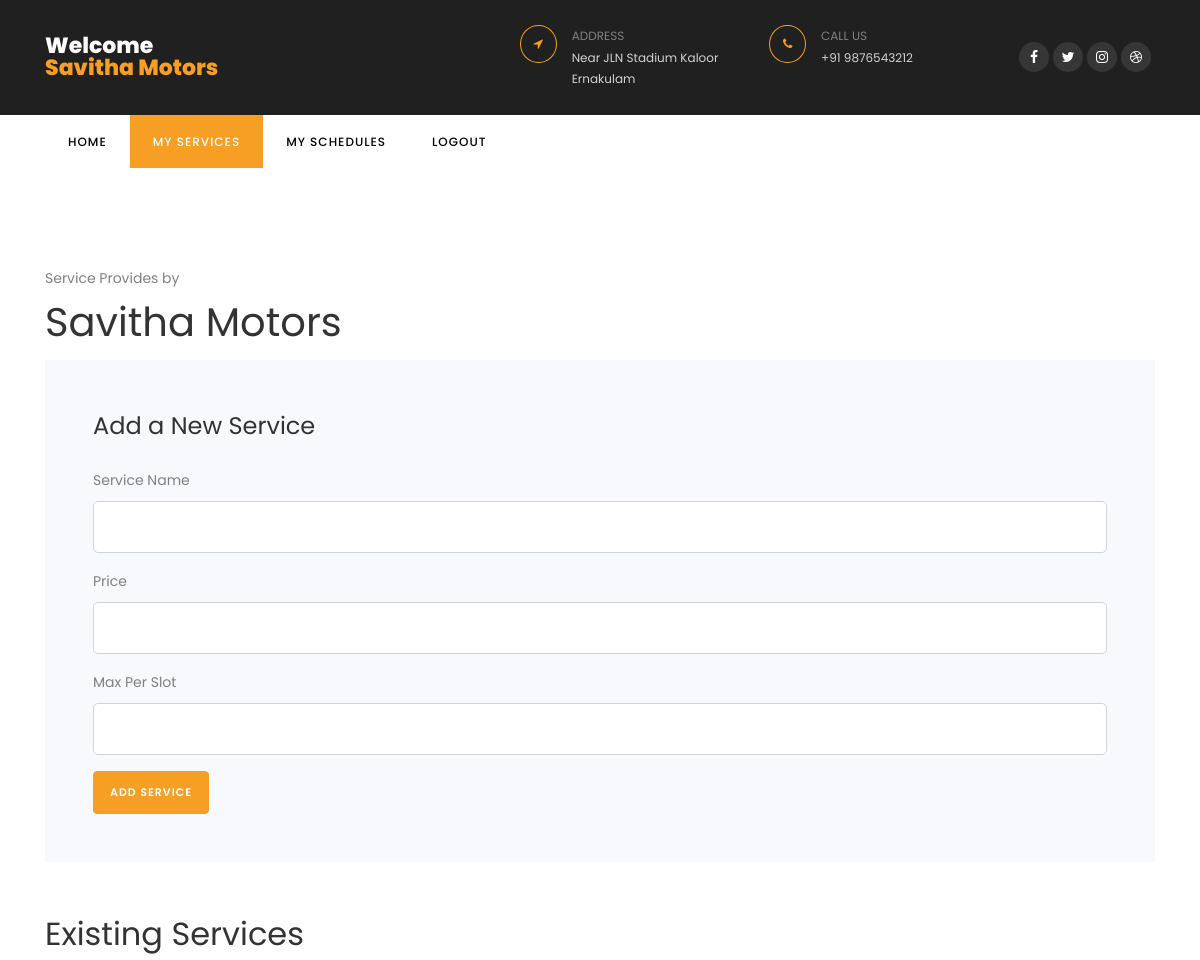
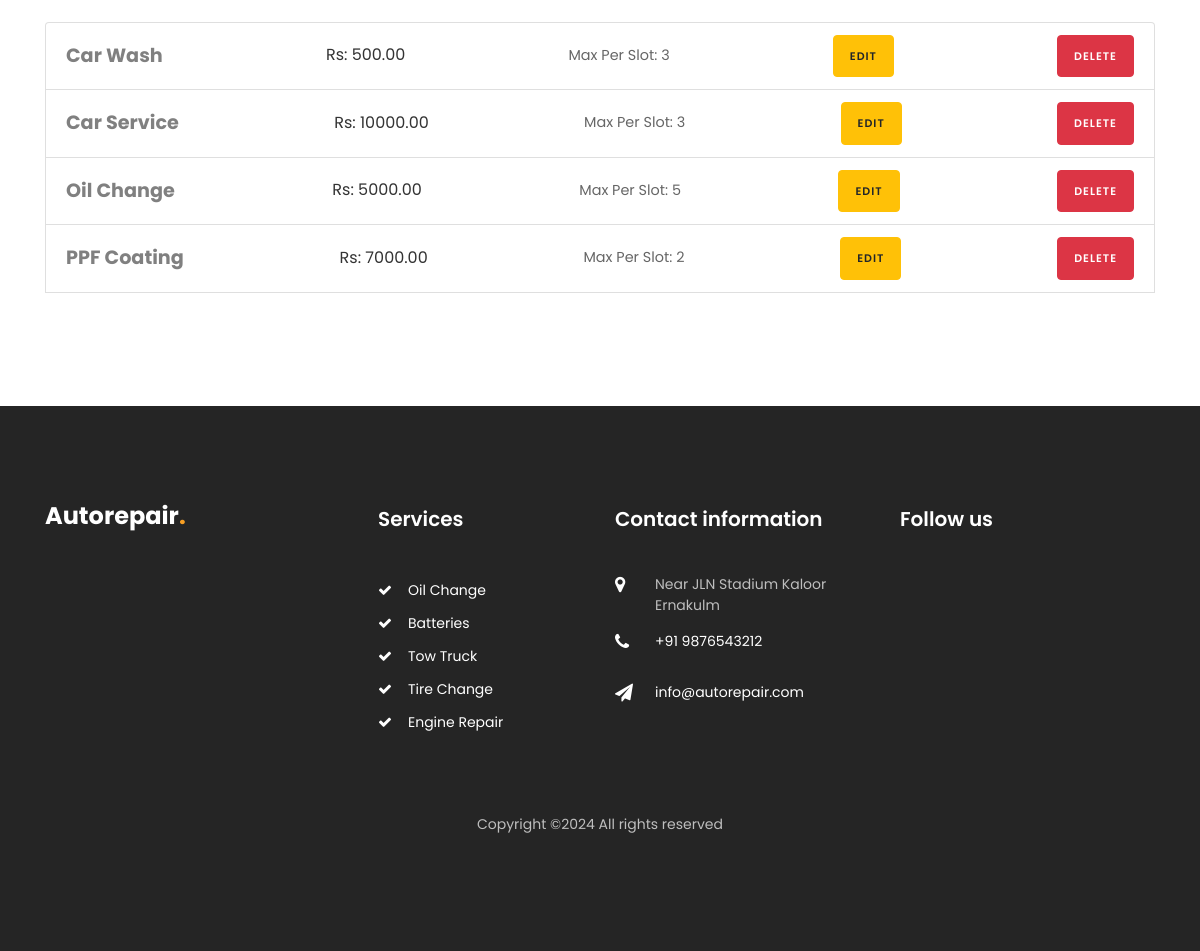
The page /garage_services/ (signed in) on the database its author committed (2 pictures, top to bottom).
### car/models.py (models this page shows, shortened)
class User(AbstractBaseUser, PermissionsMixin):
    username = models.CharField(max_length=150, unique=True)
    email = models.EmailField(unique=True)
    phone = models.CharField(max_length=12)
    role = models.CharField(max_length=50, blank=True, null=True)
    is_staff = models.BooleanField(default=False)
    is_active = models.BooleanField(default=True)
    groups = models.ManyToManyField(Group, related_name='custom_user_groups')
    user_permissions = models.ManyToManyField(Permission, related_name='custom_user_permissions')
    objects = CustomUserManager()
    USERNAME_FIELD = 'email'
    REQUIRED_FIELDS = ['username']

class GarageService(models.Model):
    garage = models.ForeignKey(Garage, on_delete=models.CASCADE, related_name='services')
    service_name = models.CharField(max_length=255)
    price = models.DecimalField(max_digits=10, decimal_places=2)
    max_per_slot = models.PositiveIntegerField()

### car/views.py (the view, shortened to what this page needs)
# urls.py: path('garage_services/', views.garage_services, name='garage_services'),
@login_required
def garage_services(request):
    garage = get_object_or_404(Garage, user=request.user)
    services = GarageService.objects.filter(garage=garage)
    return render(request, 'garage_services.html', {
        'services': services,
        'garage': garage,  # Ensure this is passed to the template
    })

### templates/garage_services.html (shortened to what this page needs)
{% load static %}
<!DOCTYPE html>
<html lang="en">
  <head>
    <link rel="stylesheet" href="https://stackpath.bootstrapcdn.com/font-awesome/4.7.0/css/font-awesome.min.css">
    <link rel="stylesheet" href="{% static 'css/animate.css' %}">
    <link rel="stylesheet" href="{% static 'css/owl.carousel.min.css' %}">
    <link rel="stylesheet" href="{% static 'css/owl.theme.default.min.css' %}">
    <link rel="stylesheet" href="{% static 'css/magnific-popup.css' %}">
    <link rel="stylesheet" href="{% static 'css/bootstrap-datepicker.css' %}">
    <link rel="stylesheet" href="{% static 'css/jquery.timepicker.css' %}">
    <link rel="stylesheet" href="{% static 'css/flaticon.css' %}">
    <link rel="stylesheet" href="{% static 'css/style.css' %}">
  </head>
  <body>
		<div class="wrap">
	    <div class="container">
				<div class="row justify-content-between">
					<div class="col-md-3 d-flex align-items-center">
						<a class="navbar-brand" href="/">Welcome<br><span>{{ user.username }}</span></a>
					</div>
					<div class="col-md-7">
						<div class="row">
							<div class="col">
								<div class="top-wrap d-flex">
									<div class="icon d-flex align-items-center justify-content-center"><span class="fa fa-location-arrow"></span></div>
									<div class="text"><span>Address</span><span>Near JLN Stadium Kaloor Ernakulam</span></div>
								</div>
							</div>
							<div class="col">
								<div class="top-wrap d-flex">
									<div class="icon d-flex align-items-center justify-content-center"><span class="fa fa-phone"></span></div>
									<div class="text"><span>Call us</span><span>+91 9876543212</span></div>
								</div>
							</div>
							<div class="col-md-3 d-flex justify-content-end align-items-center">
								<div class="social-media">
					    		<p class="mb-0 d-flex">
					    			<a href="#" class="d-flex align-items-center justify-content-center"><span class="fa fa-facebook"><i class="sr-only">Facebook</i></span></a>
					    			<a href="#" class="d-flex align-items-center justify-content-center"><span class="fa fa-twitter"><i class="sr-only">Twitter</i></span></a>
					    			<a href="#" class="d-flex align-items-center justify-content-center"><span class="fa fa-instagram"><i class="sr-only">Instagram</i></span></a>
					    			<a href="#" class="d-flex align-items-center justify-content-center"><span class="fa fa-dribbble"><i class="sr-only">Dribbble</i></span></a>
					    		</p>
				        </div>
							</div>
						</div>
					</div>
				</div>
			</div>
		</div>
		<nav class="navbar navbar-expand-lg navbar-dark ftco_navbar bg-dark ftco-navbar-light" id="ftco-navbar">
	    <div class="container">
	      <div class="collapse navbar-collapse" id="ftco-nav">
	        <ul class="navbar-nav mr-auto">
	        	<li class="nav-item"><a href="{% url 'garage_index' %}" class="nav-link">Home</a></li>
	        	<li class="nav-item active"><a href="{% url 'garage_services' %}" class="nav-link">My Services</a></li>
                <li class="nav-item"><a href="{% url 'my_schedules' %}" class="nav-link">My Schedules</a></li>
                <li class="nav-item"><a href="/" class="nav-link">Logout</a></li>
	        </ul>
	      </div>
	    </div>
	  </nav>
    <section class="ftco-section">
      <div class="container">
          <span>Service Provides by</span><h1>{{ user.username }}</h1>
          <form method="post" action="{% url 'add_service' %}" class="bg-light p-5">
              <h4 class="mb-4">Add a New Service</h4>
              <div class="form-group">
                  <label for="service_name">Service Name</label>
                  <input type="text" id="service_name" name="service_name" class="form-control" required>
              </div>
              <div class="form-group">
                  <label for="price">Price</label>
                  <input type="number" id="price" name="price" class="form-control" step="0.01" required>
              </div>
              <div class="form-group">
                  <label for="max_per_slot">Max Per Slot</label>
                  <input type="number" id="max_per_slot" name="max_per_slot" class="form-control" required>
              </div>
              <button type="submit" class="btn btn-primary">Add Service</button>
          </form>
          <h2 class="mb-4 mt-5">Existing Services</h2>
          <ul class="list-unstyled">
              {% for service in services %}
              <li class="list-group-item">
                  <div class="service-info">
                      <strong>{{ service.service_name }}</strong>
                      <span class="price">Rs: {{ service.price }}</span>
                      <span class="max-per-slot">Max Per Slot: {{ service.max_per_slot }}</span>
                      <a href="#" class="btn btn-warning btn-sm" data-toggle="modal" data-target="#editModal{{ service.id }}">Edit</a>
                      <form method="post" action="{% url 'delete_service' service.id %}" style="display:inline;">
                          <button type="submit" class="btn btn-danger btn-sm">Delete</button>
                      </form>
                  </div>
              </li>
              {% empty %}
              <li>No services available.</li>
              {% endfor %}
          </ul>
      </div>
  </section>
    <footer class="footer ftco-section">
      <div class="container">
        <div class="row mb-5">
          <div class="col-md-6 col-lg">
            <div class="ftco-footer-widget mb-4">
              <h2 class="logo"><a href="/">Autorepair<span>.</span></a></h2>
            </div>
          </div>
          <div class="col-md-6 col-lg">
            <div class="ftco-footer-widget mb-4 ml-md-5">
              <h2 class="ftco-heading-2">Services</h2>
              <ul class="list-unstyled">
                <li><a href="#" class="py-1 d-block"><span class="fa fa-check mr-3"></span>Oil Change</a></li>
                <li><a href="#" class="py-1 d-block"><span class="fa fa-check mr-3"></span>Batteries</a></li>
                <li><a href="#" class="py-1 d-block"><span class="fa fa-check mr-3"></span>Tow Truck</a></li>
                <li><a href="#" class="py-1 d-block"><span class="fa fa-check mr-3"></span>Tire Change</a></li>
                <li><a href="#" class="py-1 d-block"><span class="fa fa-check mr-3"></span>Engine Repair</a></li>
              </ul>
            </div>
          </div>
          <div class="col-md-6 col-lg">
            <div class="ftco-footer-widget mb-4">
            	<h2 class="ftco-heading-2">Contact information</h2>
            	<div class="block-23 mb-3">
	              <ul>
	                <li><span class="icon fa fa-map-marker"></span><span class="text">Near JLN Stadium Kaloor Ernakulm</span></li>
	                <li><a href="#"><span class="icon fa fa-phone"></span><span class="text">+91 9876543212</span></a></li>
	                <li><a href="#"><span class="icon fa fa-paper-plane"></span><span class="text">info@autorepair.com</span></a></li>
	              </ul>
	            </div>
            </div>
          </div>
          <div class="col-md-6 col-lg">
             <div class="ftco-footer-widget mb-4">
              <h2 class="ftco-heading-2">Follow us</h2>
              <div class="opening-hours">
				<p class="mb-0 d-flex">
					<ul class="ftco-footer-social list-unstyled float-md-left float-lft mt-4">
					</ul>
				</p>
              </div>
            </div>
          </div>
        </div>
        <div class="row">
          <div class="col-md-12 text-center">
            <p>
  Copyright &copy;<script>document.write(new Date().getFullYear());</script> All rights reserved
  </p>
          </div>
        </div>
      </div>
    </footer>
  </body>
</html>

### templates/garage_services.html (style rules this page uses)
.service-info { display: flex; justify-content: space-between; align-items: center; }
.service-info strong { font-size: 1.2rem; }
.service-info .price { font-size: 1rem; color: #333; }
.service-info .max-per-slot { font-size: 0.9rem; color: #666; }

### rows shown on the page
User: username "Savitha Motors"
GarageService: service_name "Car Wash", price "500.00", max_per_slot "3"
GarageService: service_name "Car Service", price "10000.00", max_per_slot "3"
GarageService: service_name "Oil Change", price "5000.00", max_per_slot "5"
GarageService: service_name "PPF Coating", price "7000.00", max_per_slot "2"
